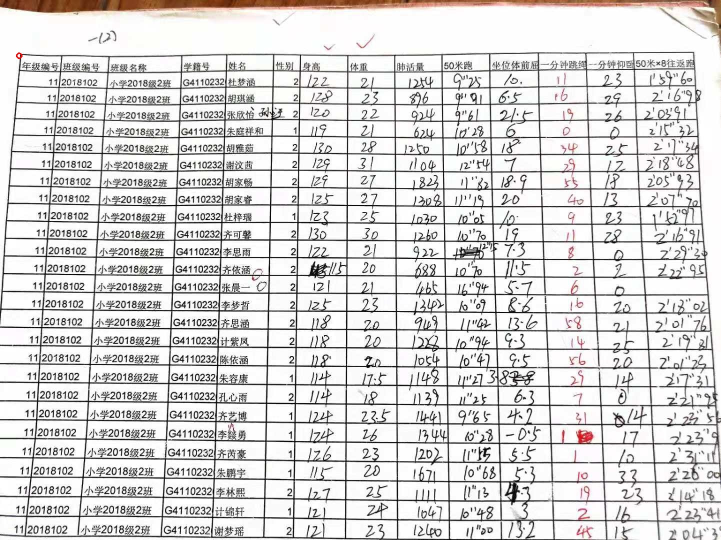
#> input picture img/point.jpg, 1442 x 1080 px (shown at 1/2 size)
$ python -i utils.py   (imports and definitions only)
#> lines starting #> are read from the running program, lines starting #| are printed output that depends on the picture; after the words box and inside, x2 and y2 are one past the last pixel; in counts of white or black regions, pixels touching at a corner belong together
#!/usr/bin/env python3
# -*- coding: utf-8 -*-

import cv2
import numpy as np


# [22 lines left out: function nms_box, not called in this run]


from scipy.ndimage import filters, interpolation
from numpy import amin, amax


# [67 lines left out: functions resize_im, estimate_skew_angle, eval_angle, letterbox_image, not called in this run]


from skimage import measure


def get_table_line(binimg, axis=0, lineW=10):
    # 获取表格线
    # axis=0 横线
    # axis=1 竖线
#> called with axis = 0, lineW = 10
    labels = measure.label(binimg > 0, connectivity=2)  # 8连通区域标记
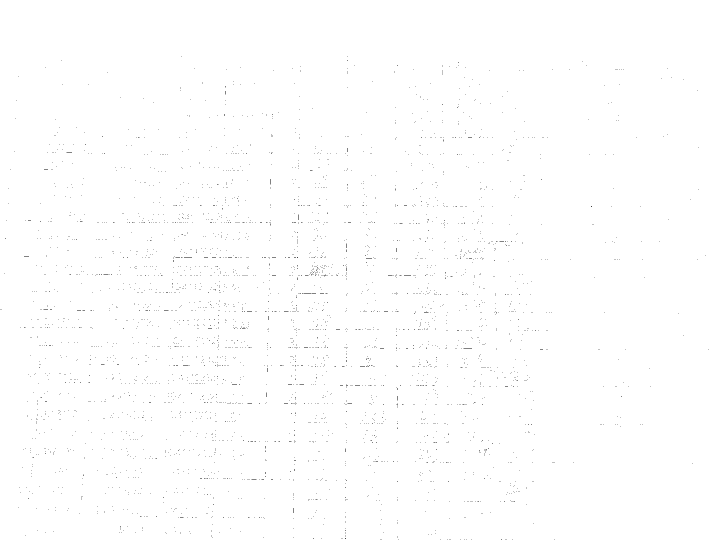
#> labels: shape (1080, 1442) int32 (shown at 1/2 size); values 0 (black) and 1 (white), 99.7% white; black in thin lines or dots, all inside (x1, y1, x2, y2) = (1, 112, 1417, 1080)
    regions = measure.regionprops(labels)
#> regions = 1 regions; box (x1, y1, x2, y2) and area: (0, 0, 1442, 1080) 1552473
    if axis == 1:
        lineboxes = [minAreaRect(line.coords) for line in regions if line.bbox[2] - line.bbox[0] > lineW]
    else:
        lineboxes = [minAreaRect(line.coords) for line in regions if line.bbox[3] - line.bbox[1] > lineW]
#> lineboxes = [[-1.65e-14, 539.5, 1441, 539.5]]
    return lineboxes


def sqrt(p1, p2):
    return np.sqrt((p1[0] - p2[0]) ** 2 + (p1[1] - p2[1]) ** 2)


# [57 lines left out: function adjust_lines, not called in this run]


def minAreaRect(coords):
    # 多边形外接矩形
    rect = cv2.minAreaRect(coords[:, ::-1])
    box = cv2.boxPoints(rect)
    box = box.reshape((8,)).tolist()

    box = image_location_sort_box(box)

    x1, y1, x2, y2, x3, y3, x4, y4 = box
    degree, w, h, cx, cy = solve(box)
    if w < h:
        xmin = (x1 + x2) / 2
        xmax = (x3 + x4) / 2
        ymin = (y1 + y2) / 2
        ymax = (y3 + y4) / 2

    else:
        xmin = (x1 + x4) / 2
        xmax = (x2 + x3) / 2
        ymin = (y1 + y4) / 2
        ymax = (y2 + y3) / 2
    # degree, w, h, cx, cy = solve(box)
    # x1, y1, x2, y2, x3, y3, x4, y4 = box
    # return {'degree':degree,'w':w,'h':h,'cx':cx,'cy':cy}
    return [xmin, ymin, xmax, ymax]


# [53 lines left out: functions fit_line, point_line_cor, line_to_line, not called in this run]


from scipy.spatial import distance as dist


def _order_points(pts):
    # 根据x坐标对点进行排序
    """
    ---------------------
    作者：Tong_T
    来源：CSDN
    原文：https://blog.csdn.net/Tong_T/article/details/81907132
    版权声明：本文为博主原创文章，转载请附上博文链接！
    """
    x_sorted = pts[np.argsort(pts[:, 0]), :]

    left_most = x_sorted[:2, :]
    right_most = x_sorted[2:, :]
    left_most = left_most[np.argsort(left_most[:, 1]), :]
    (tl, bl) = left_most

    distance = dist.cdist(tl[np.newaxis], right_most, "euclidean")[0]
    (br, tr) = right_most[np.argsort(distance)[::-1], :]

    return np.array([tl, tr, br, bl], dtype="float32")


def image_location_sort_box(box):
    x1, y1, x2, y2, x3, y3, x4, y4 = box[:8]
    pts = (x1, y1), (x2, y2), (x3, y3), (x4, y4)
    pts = np.array(pts, dtype="float32")
    (x1, y1), (x2, y2), (x3, y3), (x4, y4) = _order_points(pts)
    return [x1, y1, x2, y2, x3, y3, x4, y4]


def solve(box):
    """
    绕 cx,cy点 w,h 旋转 angle 的坐标
    x = cx-w/2
    y = cy-h/2
    x1-cx = -w/2*cos(angle) + h/2*sin(angle)
    y1-cy = -w/2*sin(angle) - h/2*cos(angle)

    h(x1-cx) = -wh/2*cos(angle) +hh/2*sin(angle)
    w(y1 -cy)= -ww/2*sin(angle) -hw/2*cos(angle)
    (hh+ww)/2sin(angle) = h(x1-cx)-w(y1 -cy)

    """
    x1, y1, x2, y2, x3, y3, x4, y4 = box[:8]
    cx = (x1 + x3 + x2 + x4) / 4.0
    cy = (y1 + y3 + y4 + y2) / 4.0
    w = (np.sqrt((x2 - x1) ** 2 + (y2 - y1) ** 2) + np.sqrt((x3 - x4) ** 2 + (y3 - y4) ** 2)) / 2
    h = (np.sqrt((x2 - x3) ** 2 + (y2 - y3) ** 2) + np.sqrt((x1 - x4) ** 2 + (y1 - y4) ** 2)) / 2
    # x = cx-w/2
    # y = cy-h/2
    sinA = (h * (x1 - cx) - w * (y1 - cy)) * 1.0 / (h * h + w * w) * 2
    angle = np.arcsin(sinA)
    return angle, w, h, cx, cy


# [18 lines left out: function xy_rotate_box, not called in this run]


from numpy import cos, sin


# [31 lines left out: functions rotate, minAreaRectbox, not called in this run]


from PIL import Image


# [43 lines left out: functions rectangle, draw_lines, draw_boxes, not called in this run]

>>> import cv2
>>> picture = cv2.imread('img/point.jpg', cv2.IMREAD_GRAYSCALE)
>>> result = get_table_line(picture)
#> result = [[-1.65e-14, 539.5, 1441, 539.5]]

$ run again, on img/rect.jpg
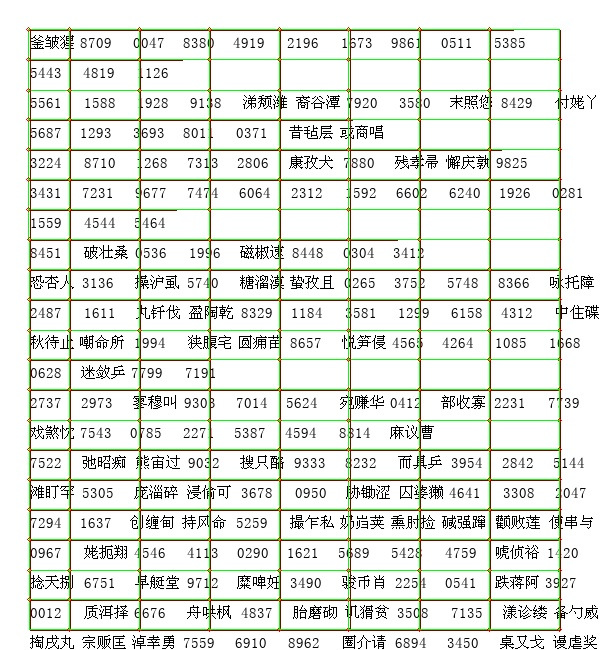
#> input picture img/rect.jpg, 605 x 650 px
#> `picture = cv2.imread('img/point.jpg', cv2.IMREAD_GRAYSCALE)`:
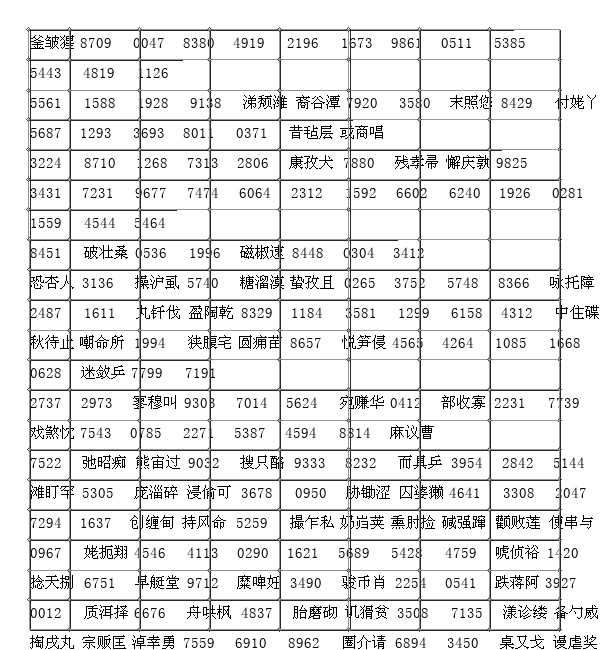
#> picture: shape (650, 605); min 0, max 255, mean 228.7
#> in get_table_line, `labels = measure.label(binimg > 0, connectivity=2)`:
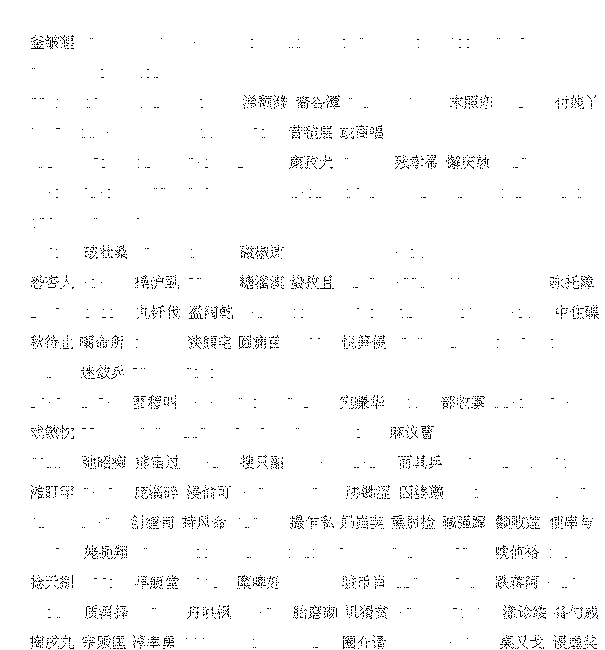
#> labels: shape (650, 605) int32; values 0 (black) and 1 (white), 97.8% white; black in thin lines or dots, all inside (x1, y1, x2, y2) = (30, 35, 599, 649)
#> regions = 1 regions; box (x1, y1, x2, y2) and area: (0, 0, 605, 650) 384600
#> lineboxes = [[302, 0, 302, 649]]

$ run again, on img/table-detect.jpg
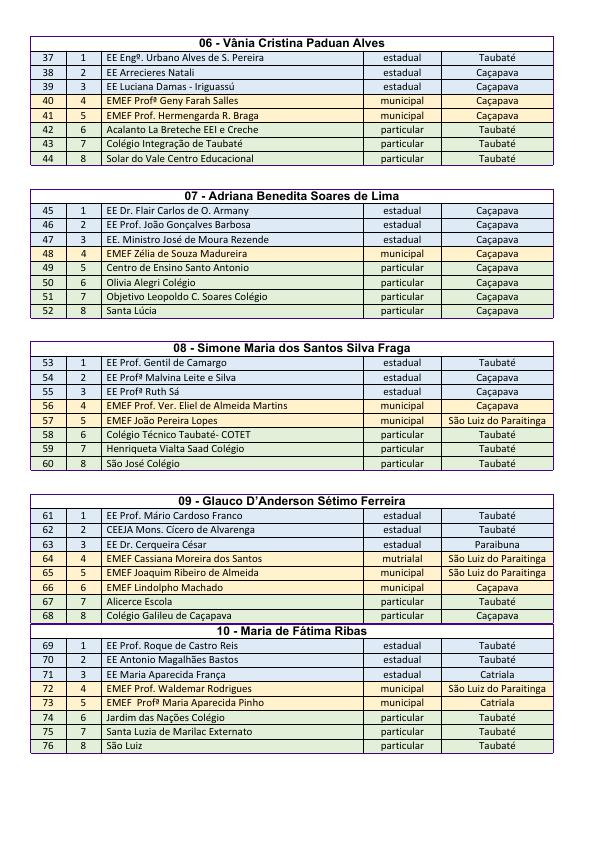
#> input picture img/table-detect.jpg, 596 x 842 px
#> `picture = cv2.imread('img/point.jpg', cv2.IMREAD_GRAYSCALE)`:
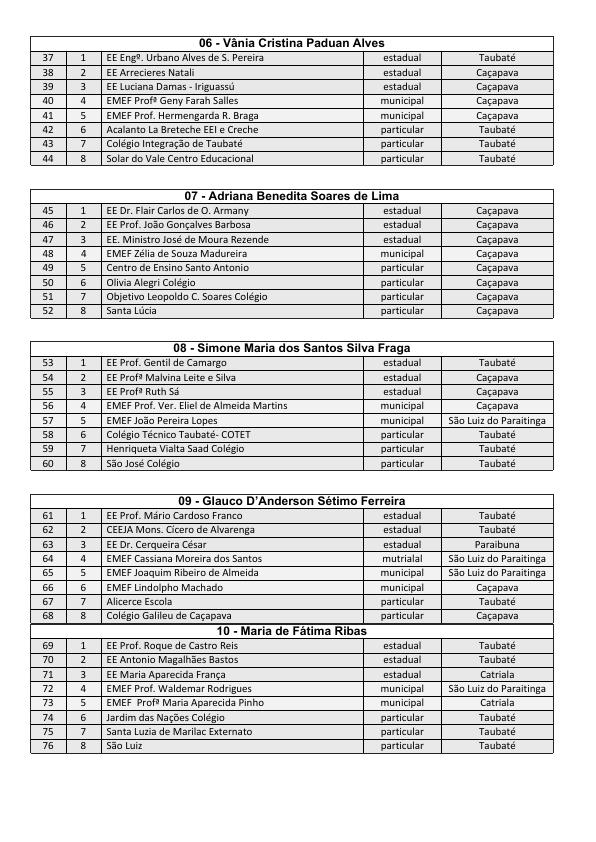
#> picture: shape (842, 596); min 0, max 255, mean 218.9
#> in get_table_line, `labels = measure.label(binimg > 0, connectivity=2)`:
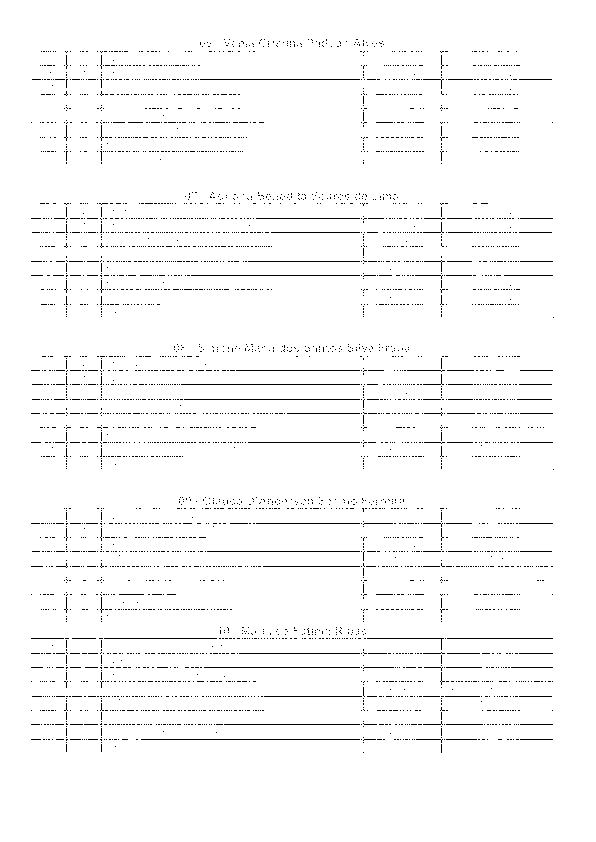
#> labels: shape (842, 596) int32; values 0 (black) and 1 (white), 97.5% white; black in thin lines or dots, all inside (x1, y1, x2, y2) = (31, 39, 554, 753)
#> regions = 1 regions; box (x1, y1, x2, y2) and area: (0, 0, 596, 842) 489535
#> lineboxes = [[297.5, 0, 297.5, 841]]

$ run again, on img/test001_rect2.jpg
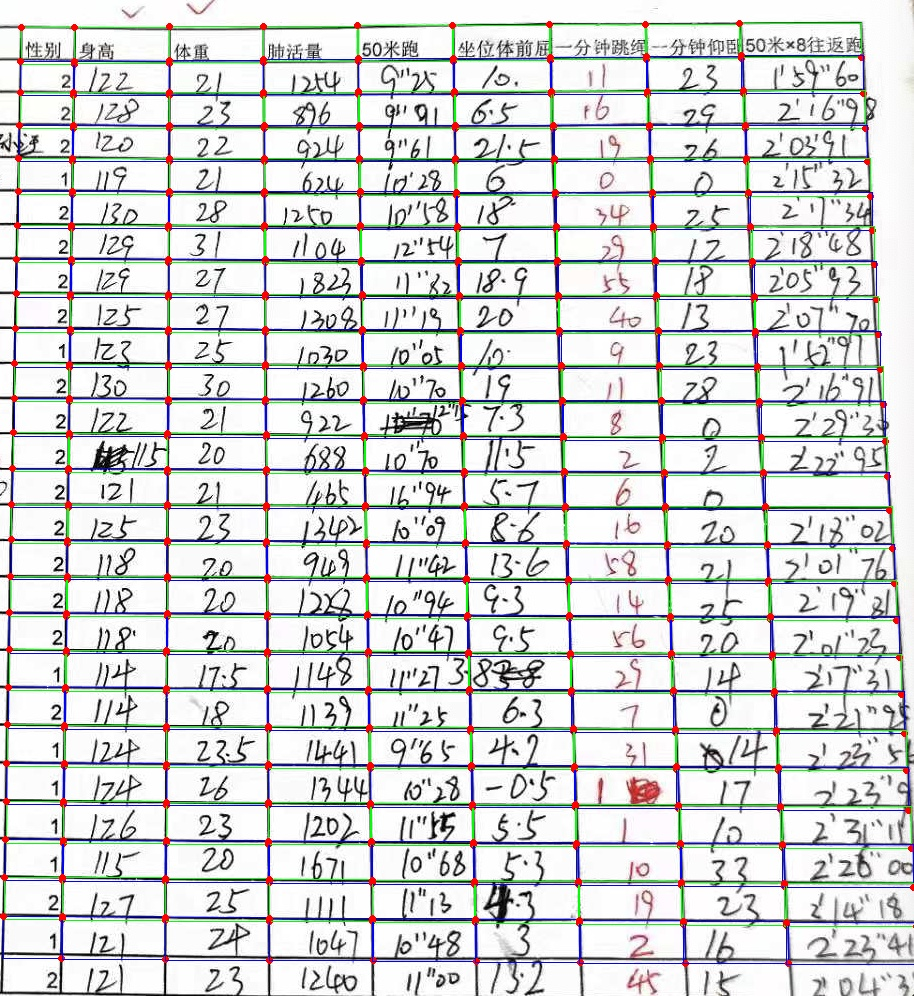
#> input picture img/test001_rect2.jpg, 914 x 996 px
#> `picture = cv2.imread('img/point.jpg', cv2.IMREAD_GRAYSCALE)`:
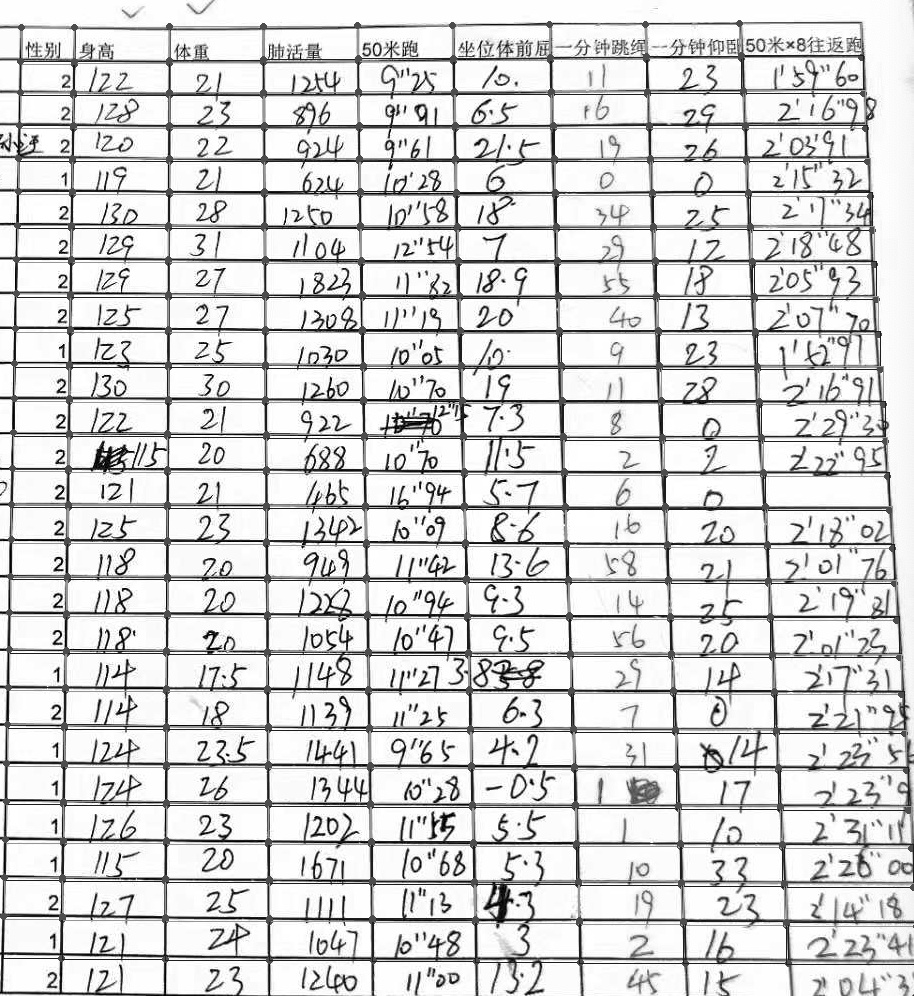
#> picture: shape (996, 914); min 0, max 255, mean 214.3
#> in get_table_line, `labels = measure.label(binimg > 0, connectivity=2)`:
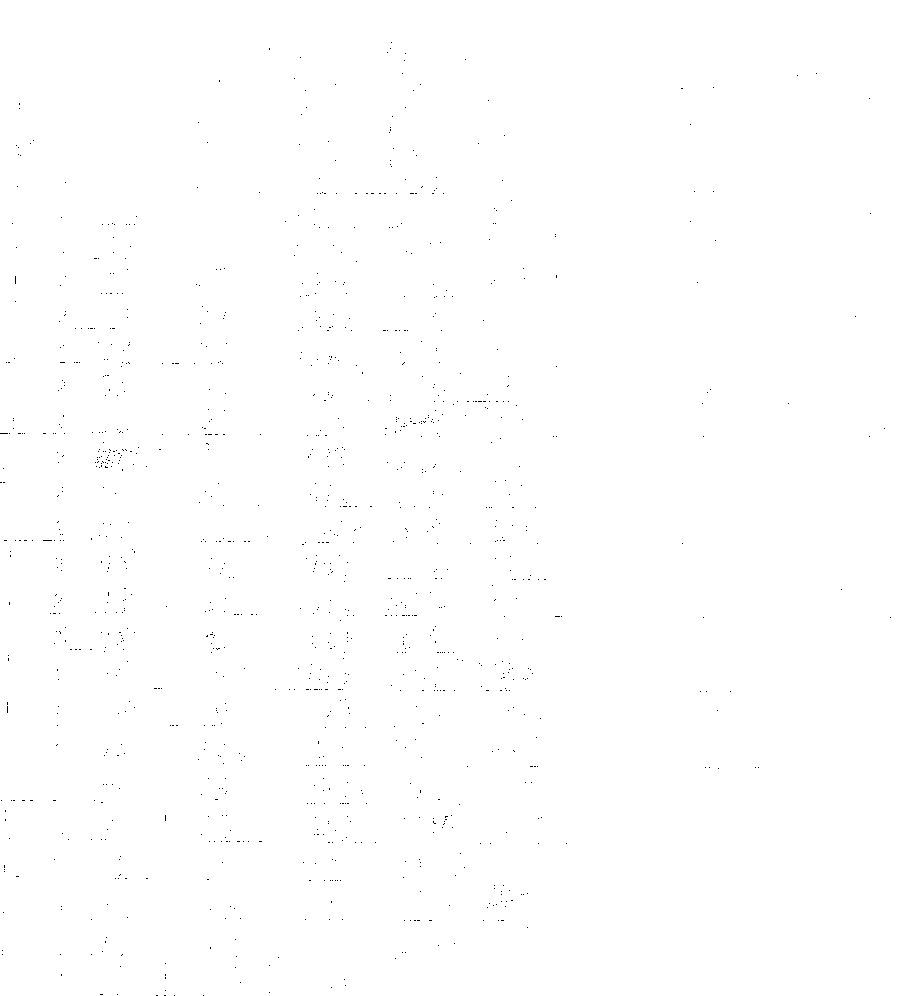
#> labels: shape (996, 914) int32; values 0 (black) and 1 (white), 99.8% white; black in thin lines or dots
#> regions = 1 regions; box (x1, y1, x2, y2) and area: (0, 0, 914, 996) 908853
#> lineboxes = [[456.5, 0, 456.5, 995]]
